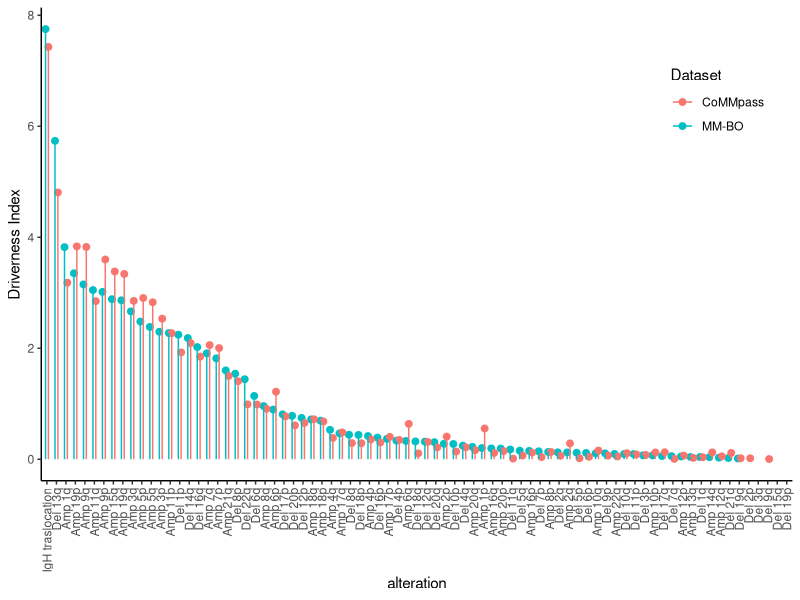
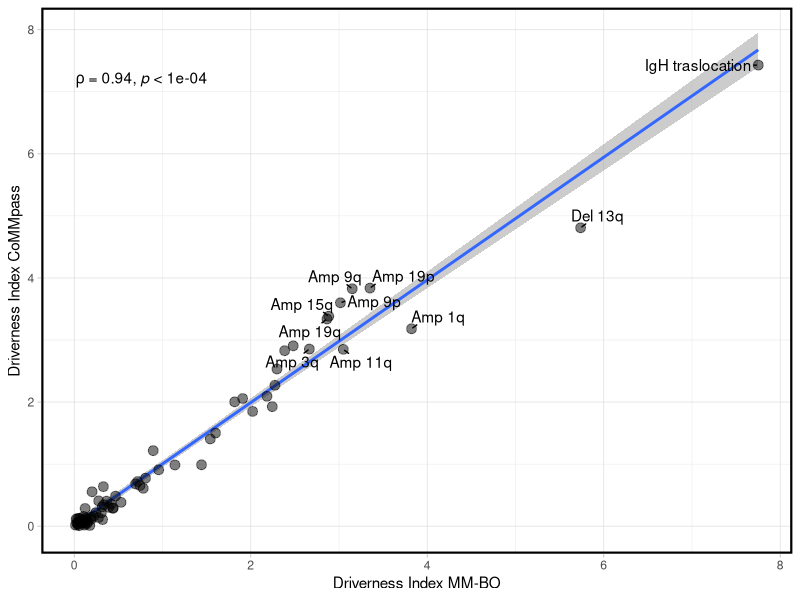

R code for these plots, in order: (Note: this script raises an error after producing the figures.)
library(tidyverse)

ai_bolo <- data.table::fread("workfiles/DrivernessIndex_table_BO.txt")
ai_comm <- data.table::fread("workfiles/DrivernessIndex_table_CoMMpass.txt")

ai_bolo$alteration %>% sort == ai_comm$alteration %>% sort

# ai_comm$alteration <- recode(ai_comm$alteration, 
#        SeqWGS_WHSC1_CALL ="t_4_14", 
#        SeqWGS_CCND1_CALL="t_11_14",
#        SeqWGS_CCND3_CALL="t_6_14",
#        SeqWGS_MAF_CALL="t_14_16",
#        SeqWGS_MAFB_CALL="t_14_20",)

# ai_comm <- ai_comm %>% filter(!grepl("Seq",ai_comm$alteration))

merge <- left_join(ai_bolo, ai_comm, by = c("alteration"), suffix = c(".Bolo", ".CoMM"),) %>% 
  arrange(desc(Driverness_Index.Bolo))


merge$alteration <- merge$alteration %>% str_remove("maj_call_|maj_broad_") %>% str_replace_all("_", " ") %>% str_remove("chr ") %>% str_replace_all("DEL", "Del") %>% str_replace_all("AMP", "Amp")

merge$alteration <- factor(merge$alteration, levels = merge$alteration, ordered = T)

merge$alteration[order(merge$Driverness_Index.Bolo)]


gg1 <- merge %>% ggplot(aes(alteration, Driverness_Index.Bolo)) +
  geom_point(aes(color="MM-BO"), position = position_nudge(x = -0.15), size=2) +
  geom_point(aes(x=alteration,y=Driverness_Index.CoMM, color="CoMMpass"), size=2, position = position_nudge(x = 0.15)) +
  geom_segment(aes(x=alteration, xend=alteration, y=0, yend=Driverness_Index.Bolo, color="MM-BO"), position = position_nudge(x = -0.15))+
  geom_segment(aes(x=alteration, xend=alteration, y=0, yend=Driverness_Index.CoMM, color="CoMMpass"), position = position_nudge(x = 0.15))+
  ylab("Driverness Index") +
  theme_classic() +
  theme(axis.text.x = element_text(angle = 90, vjust = 0.5, hjust=1),
        legend.position = c(0.9, 0.8))+
  guides(color=guide_legend(title="Dataset"))

gg1


gg2 <- merge %>% ggplot(aes(Driverness_Index.Bolo, Driverness_Index.CoMM)) + 
  theme_light() +
  geom_smooth(method = "lm", alpha= 0.5) +
  geom_point(fill="black", colour="black", shape=21, size=3, alpha=0.5) + 
  ggpubr::stat_cor(method = "spearman", cor.coef.name = "rho", p.accuracy = 0.0001) +
  xlab(label = "Driverness Index MM-BO") +
  ylab("Driverness Index CoMMpass") +
  ggrepel::geom_text_repel(data = merge %>% filter(Driverness_Index.Bolo>2.6 & Driverness_Index.CoMM >2.6),
                            aes(label=alteration), force = 1, min.segment.length=0, max.overlaps = 100) +
    theme(legend.position="none", 
          panel.border = element_rect(color = "black",
                                      fill = NA,
                                      size = 1.5))
  
gg2


spear <- cor.test(merge$Driverness_Index.Bolo, merge$Driverness_Index.CoMM, method = "spearman", alternative="less")
spear
spear$p.value


spear$p.value %>% formatC(digits=2, format="f") %>% as.numeric

# scientific notation
spear$p.value %>% formatC(digits=2, format="e")

wilcox.test()



gg1 + annotation_custom(ggplotGrob(gg2), xmin = 25, xmax = 60, 
                       ymin = 2.8, ymax = 7.5)

dir.create("plots/Driverness_index/", showWarnings = F, recursive = T)

ggsave("plots/Driverness_index/Driverness_index_def.pdf", 
       device = "pdf", width = 12, height = 8)

ggsave("plots/Driverness_index/Driverness_index_def.svg", 
        width = 12, height = 8)


write_tsv(merge, "plots/Driverness_index/data_Driverness_index_def.txt")

